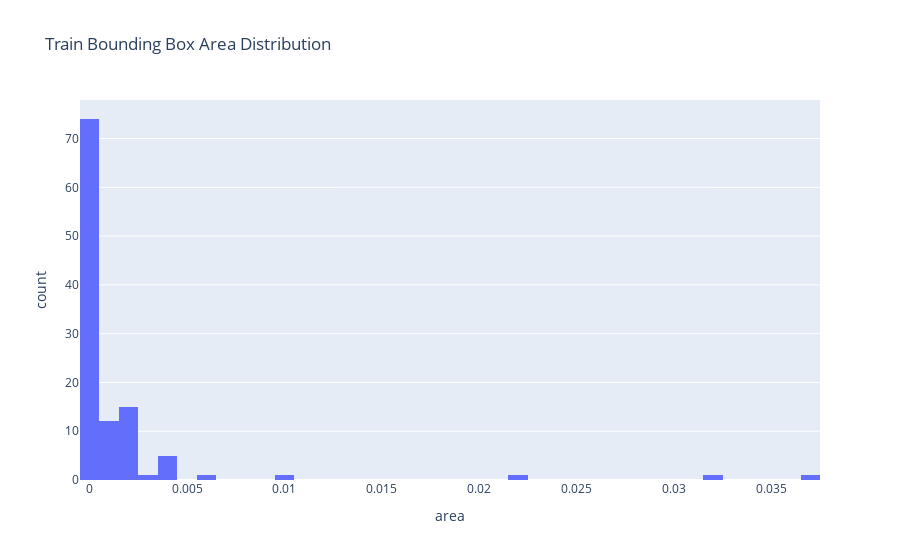

Notebook code for this chart:
### Code cell
plot_bounding_box_distribution(val_labels, "Train Bounding Box Area Distribution")
